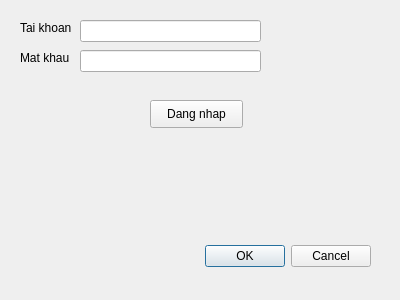
<?xml version="1.0" encoding="UTF-8"?>
<ui version="4.0">
 <class>Dialog</class>
 <widget class="QDialog" name="Dialog">
  <property name="geometry">
   <rect>
    <x>0</x>
    <y>0</y>
    <width>400</width>
    <height>300</height>
   </rect>
  </property>
  <property name="windowTitle">
   <string>Đăng nhập hệ thống</string>
  </property>
  <widget class="QDialogButtonBox" name="buttonBox">
   <property name="geometry">
    <rect>
     <x>30</x>
     <y>240</y>
     <width>341</width>
     <height>32</height>
    </rect>
   </property>
   <property name="orientation">
    <enum>Qt::Horizontal</enum>
   </property>
   <property name="standardButtons">
    <set>QDialogButtonBox::Cancel|QDialogButtonBox::Ok</set>
   </property>
  </widget>
  <widget class="QLabel" name="o_nhap_tai_khoan_2">
   <property name="geometry">
    <rect>
     <x>20</x>
     <y>20</y>
     <width>55</width>
     <height>16</height>
    </rect>
   </property>
   <property name="text">
    <string>Tai khoan</string>
   </property>
  </widget>
  <widget class="QLabel" name="label_2">
   <property name="geometry">
    <rect>
     <x>20</x>
     <y>50</y>
     <width>55</width>
     <height>16</height>
    </rect>
   </property>
   <property name="text">
    <string>Mat khau</string>
   </property>
  </widget>
  <widget class="QLineEdit" name="o_nhap_tai_khoan">
   <property name="geometry">
    <rect>
     <x>80</x>
     <y>20</y>
     <width>181</width>
     <height>22</height>
    </rect>
   </property>
  </widget>
  <widget class="QLineEdit" name="o_nhap_mat_khau">
   <property name="geometry">
    <rect>
     <x>80</x>
     <y>50</y>
     <width>181</width>
     <height>22</height>
    </rect>
   </property>
   <property name="echoMode">
    <enum>QLineEdit::Password</enum>
   </property>
  </widget>
  <widget class="QPushButton" name="nut_dang_nhap">
   <property name="geometry">
    <rect>
     <x>150</x>
     <y>100</y>
     <width>93</width>
     <height>28</height>
    </rect>
   </property>
   <property name="text">
    <string>Dang nhap</string>
   </property>
  </widget>
 </widget>
 <resources/>
 <connections>
  <connection>
   <sender>buttonBox</sender>
   <signal>accepted()</signal>
   <receiver>Dialog</receiver>
   <slot>accept()</slot>
   <hints>
    <hint type="sourcelabel">
     <x>248</x>
     <y>254</y>
    </hint>
    <hint type="destinationlabel">
     <x>157</x>
     <y>274</y>
    </hint>
   </hints>
  </connection>
  <connection>
   <sender>buttonBox</sender>
   <signal>rejected()</signal>
   <receiver>Dialog</receiver>
   <slot>reject()</slot>
   <hints>
    <hint type="sourcelabel">
     <x>316</x>
     <y>260</y>
    </hint>
    <hint type="destinationlabel">
     <x>286</x>
     <y>274</y>
    </hint>
   </hints>
  </connection>
 </connections>
</ui>
